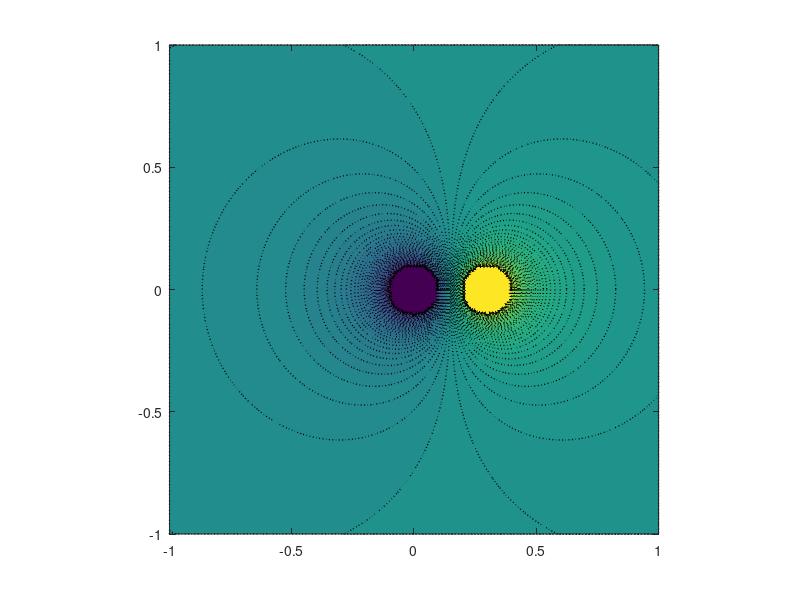

Source code (MATLAB):
clear; close

% [[ CALCULATE ELECTROSTATIC POTENTIAL AROUND CHARGE ]]
K = 1 / (4 * pi * 8.85e-12);  % electrostatic constant
e = 1.6e-19;                  % charge of an electron
r = 0.1;                      % particle radius

% Create a 2D meshgrid for plotting
grid = -1 : 0.01 : 1;
[x_grid, y_grid] = meshgrid(grid);


% [ GET CHARGE OF THE FIRST PARTICLE (-) ]
% Charge can exist as an integral multiple of charge of and electron
% Charge of a negative particle is a positive value
q1 = -1 * e;

% Coordinates of charge
x_particle = 0.0; % sub both with 0.5 idk
y_particle = 0.0;
% Displacement between grid point and charge position
x_dis = x_grid - x_particle;
y_dis = y_grid - y_particle;

% Get the distance between two points to get diameter
R = sqrt( x_dis.^2 + y_dis.^2 );

% Potential around charge is calculated with formula V = qk/r
V_1 = (q1 * K) ./ R;

% Values inside of the particle radius
inside_1 = (R < r);

% Inside of a particle, electrostatic potential is constant (max value)
% Reuse the formula for V, but use r (particle radius) for r parameter
V_max_1 = (q1 * K) / r;


% [ GET CHARGE OF THE SECOND PARTICLE (+) ]
% Charge of a positive particle is a positive value
q2 = 1 * e;

% Coordinates of charge
x_particle = 0.3; % sub both with 0.5 idk
y_particle = 0.0;
% Displacement between grid point and charge position
x_dis = x_grid - x_particle;
y_dis = y_grid - y_particle;

% Get the distance between two points to get diameter
R = sqrt( x_dis.^2 + y_dis.^2 );

% Potential around particle
V_2 = (q2 * K) ./ R;

% Values inside of the particle radius
inside_2 = R < r;

% Potential inside of the particle
V_max_2 = (K * q2) / r;


% [ FIND WHERE CHARGE IS CONSTANT FOR BOTH PARTICLES ]
% To plot both charges, we take the sum of their electrostatic potential.
% Sum of both electrostatic potentials is electrostatic potential of the 
% system of observation(?)
V = V_1 + V_2;

% Set values where particles' charge is constant (inside of particle) to max 
% electrostatic potential
V(inside_1) = V_max_1;
V(inside_2) = V_max_2;


% [[ PLOT ]]
% Plots filled contous plot containing the isolines of matrix V
figure
contourf(x_grid, y_grid, V, 100, ':', 'LineWidth', 1)
% colormap(jet)

% plot middle point
% text(0,0,'-','FontSize',20,'Color','w','HorizontalAlignment','center','VerticalAlignment','middle')
% text(0.3,0,'+','FontSize',20,'Color','w','HorizontalAlignment','center','VerticalAlignment','middle')

% make x and y axis uniform
ax=gca;
axis(ax,'equal')